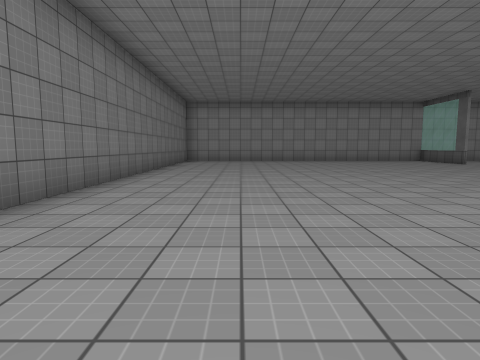
[1] (above)

16 first-person views from a walk through a Unity game level. The camera is 1.3 m above the floor, tilts 6° down and sees 75° across. The floor is counted in squares, 2 m on a side. Each view is taken from the middle of a square. On the plan, view 1 faces up. The plan holds only what a view shows up to about 10 squares ahead; the rest is blank. The place goes on beyond the plan. The player character is not drawn. Surface patterns are stand-ins for the level's own textures.

[2]
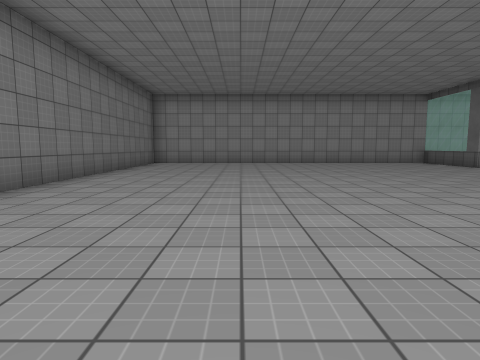

[3]
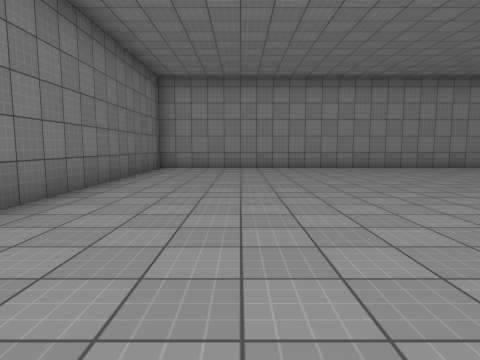

[4]
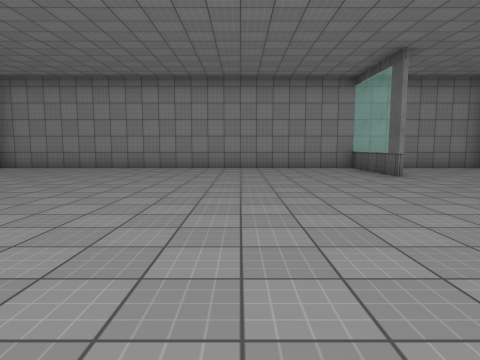

[5]
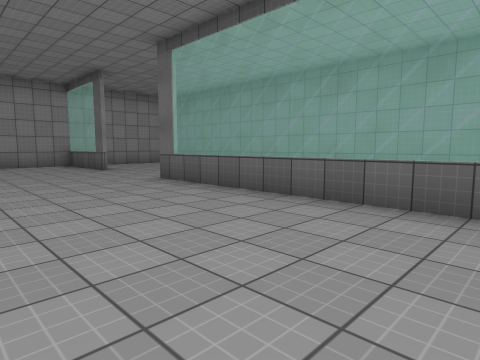

[6]
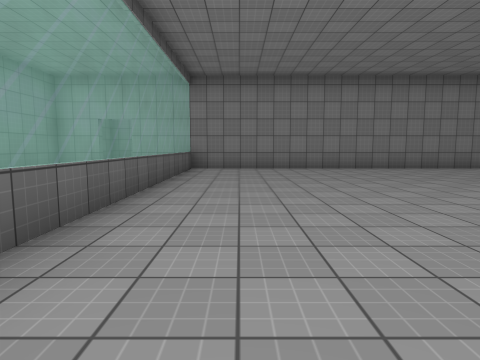

[7]
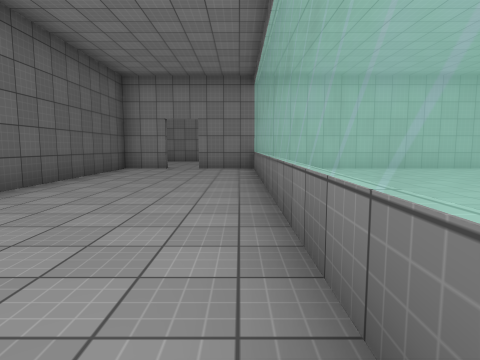

[8]
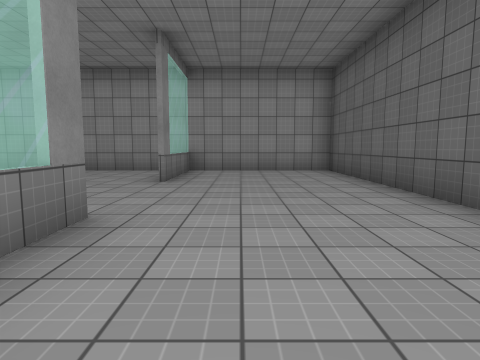

[9]
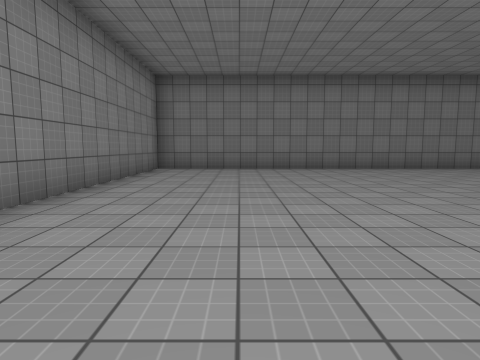

[10]
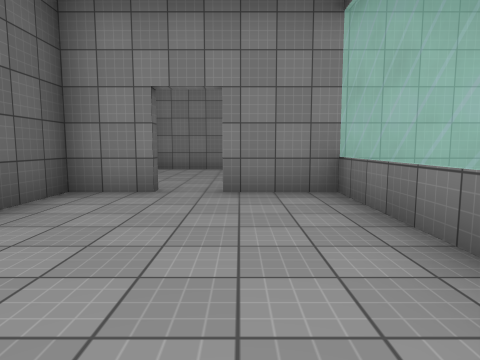

[11]
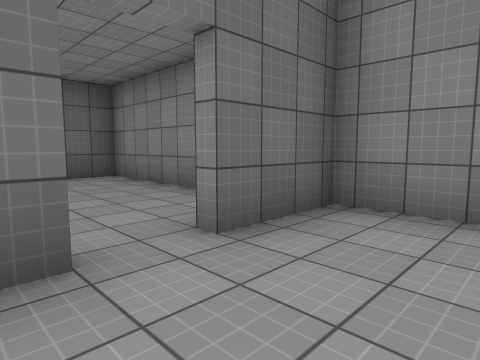

[12]
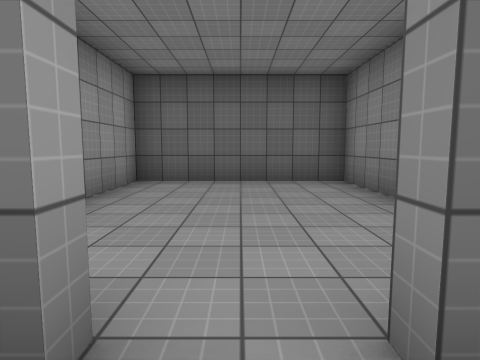

[13]
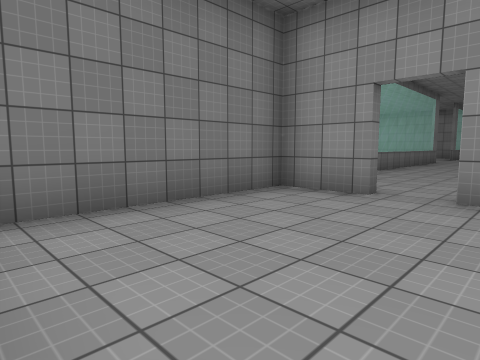

[14]
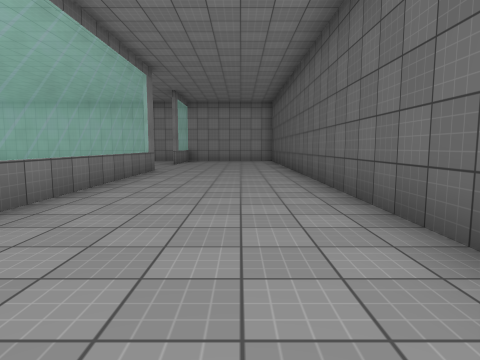

[15]
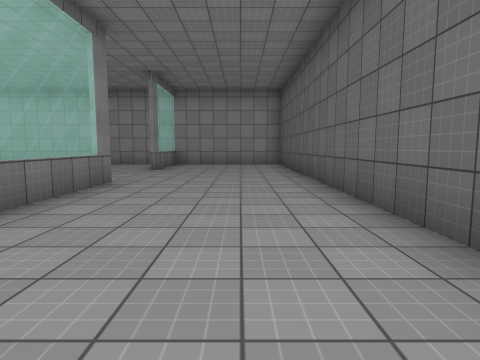

[16]
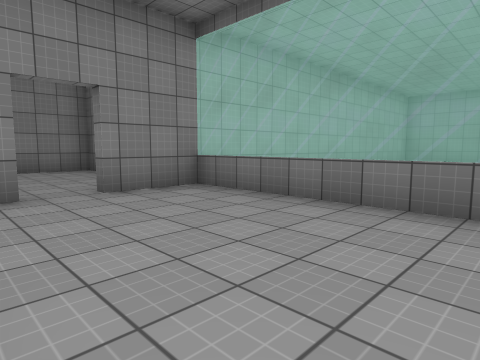

### Floor plan
Ten units are one square. View 1 is at (0, 0); x grows to the right and y downward. Boxes are objects, and circles mark ways between rooms. Rooms are numbered by the first view taken in them; rooms with no view inside come last. Other rooms are left out.
<svg viewBox="-30 -152 215 220">
<path fill="none" stroke="#000" d="M86 -89 86 15M85 -117 85 -147M86 -147 86 -117M85 15 85 -89M111 15 125 15 125 -147 -25 -147 -25 15 103 15M127 36 127 31M104 17 88 17 88 63 127 63 127 45M149 60 180 60 180 20 159 20"/>
<circle cx="110" cy="10" r="3" fill="#2a7"/>
<circle cx="130" cy="40" r="3" fill="#2a7"/>
<text x="50" y="-70">1</text>
<text x="110" y="40">2</text>
<text x="150" y="40">3</text>
</svg>
Room 1 opens to room 2. Room 2 opens to room 3.

Where each view was taken, in squares from view 1:
view 1: 0 up, 0 right, facing up
view 2: 2 up, 1 right, facing up
view 3: 5 up, 0 right, facing up
view 4: 5 up, 5 right, facing up
view 5: 3 up, 5 right, facing up-right
view 6: 8 up, 7 right, facing down
view 7: 8 up, 9 right, facing down
view 8: 6 up, 10 right, facing up
view 9: 1 up, 7 right, facing left
view 10: 3 up, 10 right, facing down
view 11: 3 down, 11 right, facing down-right
view 12: 4 down, 12 right, facing right
view 13: 6 down, 12 right, facing up-left
view 14: 0 up, 11 right, facing up
view 15: 3 up, 11 right, facing up
view 16: 3 up, 12 right, facing down-left
